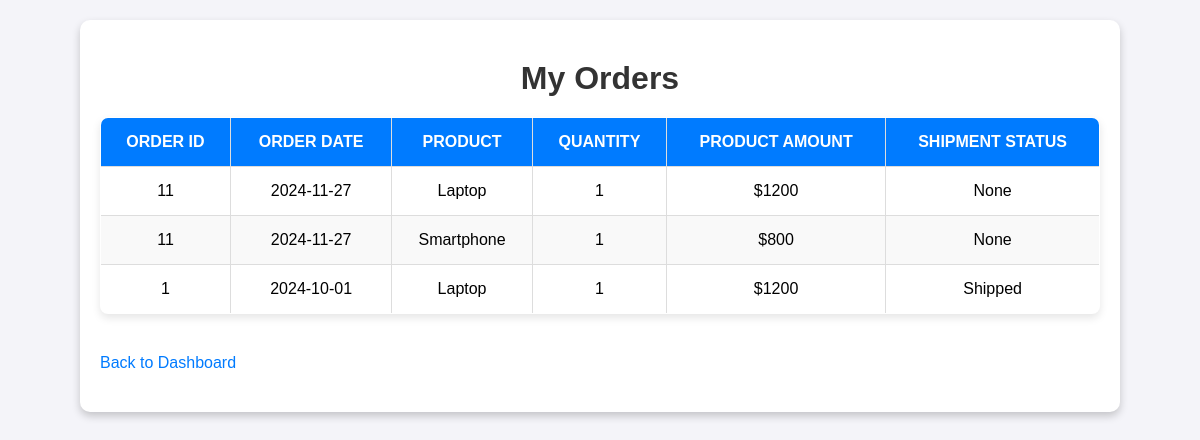
Before: /my-orders (signed in) with the older database file.
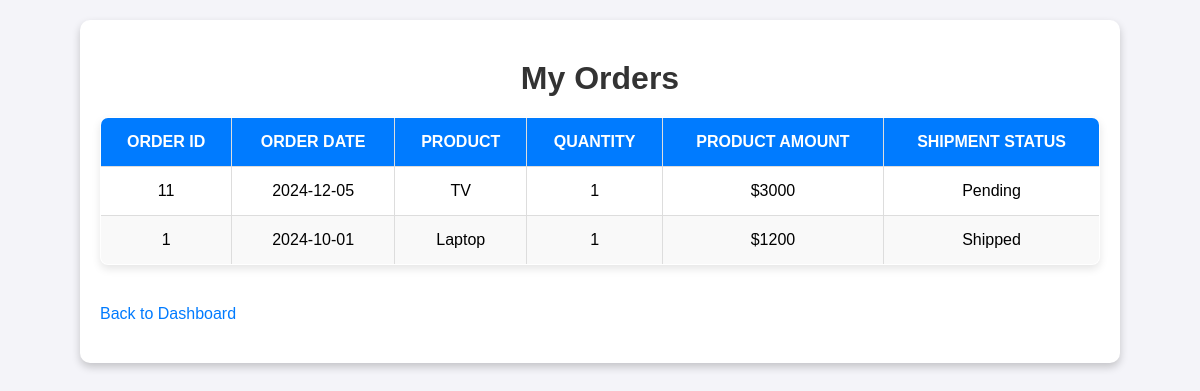
After: the same page with the newer database file.
### tables this page shows
CREATE TABLE OrderProduct (
    OrderID INTEGER NOT NULL,
    ProductID INTEGER NOT NULL,
    Quantity INTEGER NOT NULL,
    PRIMARY KEY (OrderID, ProductID),
    FOREIGN KEY (OrderID) REFERENCES `Order`(OrderID),
    FOREIGN KEY (ProductID) REFERENCES Product(ProductID)
);

CREATE TABLE `Order` (
    OrderID INTEGER PRIMARY KEY NOT NULL,
    OrderDate DATE NOT NULL,
    TotalAmount DECIMAL(10, 2) DEFAULT 0,
    ShippingAddress VARCHAR(255) NOT NULL,
    CustomerID INTEGER NOT NULL,
    FOREIGN KEY (CustomerID) REFERENCES Customer(CustomerID)
);

CREATE TABLE Product (
    ProductID INTEGER PRIMARY KEY NOT NULL,
    Name VARCHAR(255) NOT NULL,
    Price DECIMAL(10, 2) DEFAULT 0,
    Category VARCHAR(255) NOT NULL,
    StockQuantity INTEGER DEFAULT 0
);

CREATE TABLE Shipment (
    ShipmentID INTEGER PRIMARY KEY,
    OrderID INTEGER UNIQUE NOT NULL,
    ShipmentDate DATE NOT NULL,
    Status VARCHAR(255) NOT NULL,
    SupplierID INTEGER NOT NULL,
    FOREIGN KEY (OrderID) REFERENCES `Order`(OrderID),
    FOREIGN KEY (SupplierID) REFERENCES Supplier(SupplierID)
);

### server.py (the view)
@app.route('/my-orders', methods=['GET'])
def my_orders():
    if 'customer_id' not in session:
        flash("You must be logged in to view your orders.")
        return redirect(url_for('login'))
    customer_id = session['customer_id']
    conn = open_connection()
    orders = []
    if conn:
        cursor = conn.cursor()
        sql = """
        SELECT
            o.OrderID AS OrderID,
            o.OrderDate AS OrderDate,
            Product.Name AS ProductName,
            OrderProduct.Quantity AS Quantity,
            (Product.Price * OrderProduct.Quantity) AS ProductTotal,
            Shipment.Status AS ShipmentStatus
        FROM `Order` o
        JOIN OrderProduct ON OrderProduct.OrderID = o.OrderID
        JOIN Product ON OrderProduct.ProductID = Product.ProductID
        LEFT JOIN Shipment ON o.OrderID = Shipment.OrderID
        WHERE o.CustomerID = ?
        ORDER BY o.OrderDate DESC, Product.Name ASC;
        """
        cursor.execute(sql, (customer_id,))
        results = cursor.fetchall()
        conn.close()
        for row in results:
            orders.append({
                'OrderID': row[0],
                'OrderDate': row[1],
                'ProductName': row[2],
                'Quantity': row[3],
                'ProductTotal': row[4],
                'ShipmentStatus': row[5]
            })
    return render_template('my_orders.html', orders=orders)

### server.py (called while the page is built)
def open_connection():
    conn = None
    try:
        conn = sqlite3.connect(DATABASE)
        return conn
    except Error as e:
        print(f"Error connecting to database: {e}")
    return conn

### templates/my_orders.html (shortened to what this page needs)
<html>
<head>
</head>
<body>
    <div class="container">
        <h1>My Orders</h1>
        <table>
            <thead>
                <tr>
                    <th>Order ID</th>
                    <th>Order Date</th>
                    <th>Product</th>
                    <th>Quantity</th>
                    <th>Product Amount</th>
                    <th>Shipment Status</th>
                </tr>
            </thead>
            <tbody>
                {% if orders %}
                    {% for order in orders %}
                    <tr>
                        <td>{{ order.OrderID }}</td>
                        <td>{{ order.OrderDate }}</td>
                        <td>{{ order.ProductName }}</td>
                        <td>{{ order.Quantity }}</td>
                        <td>${{ order.ProductTotal }}</td>
                        <td>{{ order.ShipmentStatus }}</td>
                    </tr>
                    {% endfor %}
                {% else %}
                <tr>
                    <td colspan="6" class="no-orders">No orders found.</td>
                </tr>
                {% endif %}
            </tbody>
        </table>
        <a href="/">Back to Dashboard</a>
    </div>
</body>
</html>

Changed rows visible on the page:
removed OrderProduct: OrderID "11", OrderDate "2024-11-27", ProductName "Smartphone", Quantity "1", ProductTotal "800", ShipmentStatus "None"
changed OrderProduct: OrderDate "2024-11-27" → "2024-12-05"; ProductName "Laptop" → "TV"; ProductTotal "1200" → "3000"; ShipmentStatus "None" → "Pending"
